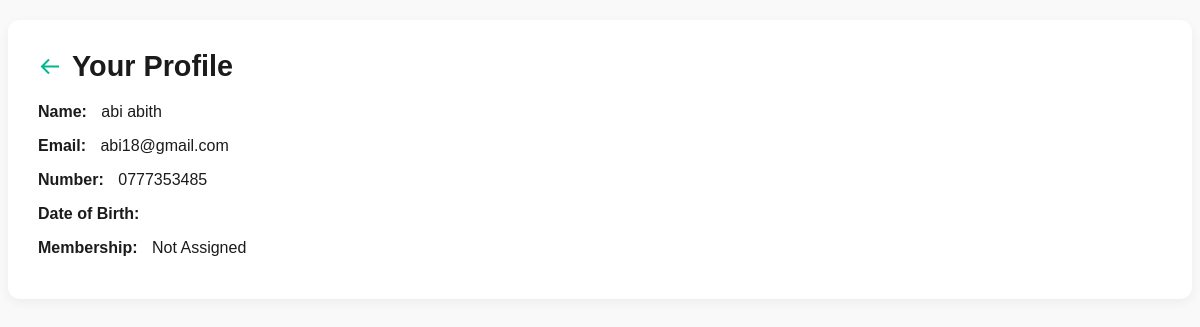
The app's page /view_profile.php (signed in) with its own data.
### tables this page shows
CREATE TABLE `customers` (
  `email` varchar(100) NOT NULL,
  `first_name` text NOT NULL,
  `last_name` text NOT NULL,
  `contact_number` varchar(15) NOT NULL,
  `password` varchar(255) NOT NULL,
  `image_url` text DEFAULT NULL,
  `dob` date DEFAULT NULL,
  `membership` varchar(50) DEFAULT NULL,
  `payment_option` text DEFAULT NULL,
  `membership_start` date DEFAULT NULL,
  `membership_end` date DEFAULT NULL,
  `is_deleted` tinyint(1) DEFAULT 0
);

### view_profile.php (the view, shortened to what this page needs)
<?php
include("dbconfig.php");
$email = $_SESSION['email'];
$userQuery = "
    SELECT c.first_name, c.last_name, c.email, c.contact_number, c.dob, m.name AS membership_name
    FROM customers c
    LEFT JOIN membership_package m ON c.membership = m.mid
    WHERE c.email = '$email'";
$result = $conn->query($userQuery);
if ($result->num_rows > 0) {
    $userRow = $result->fetch_assoc();
} else {
    header("Location: login.php");
    exit;
}
?>
<!DOCTYPE html>
<html lang="en">
<head>
    <link rel="stylesheet" href="datatables_admin_style.css">
    <link href="https://unpkg.com/boxicons@2.1.4/css/boxicons.min.css" rel="stylesheet">
</head>
<body>
    <div class="container">
        <div class="top-bar">
            <i class='bx bx-arrow-back back-arrow' onclick="window.location.href='customer_dashboard.php'"></i>
            <h1>Your Profile</h1>
        </div>
        <div class="profile-info">
            <p><label>Name: </label><span><?php echo $userRow['first_name'] . ' ' . $userRow['last_name']; ?></span></p>
            <p><label>Email: </label><span><?php echo $userRow['email']; ?></span></p>
            <p><label>Number: </label><span><?php echo $userRow['contact_number']; ?></span></p>
            <p><label>Date of Birth: </label><span><?php echo $userRow['dob']; ?></span></p>
            <p><label>Membership: </label><span><?php echo $userRow['membership_name'] ?: 'Not Assigned'; ?></span></p>
        </div>
    </div>
</body>
</html>

### datatables_admin_style.css (style rules this page uses)
:root { --primary-color: #00B78E; --primary-hover: #009b7a; --secondary-color: #004C3F; --text-color: #1B1B1B; --light-bg: #f9f9f9; --card-bg: #ffffff; --accent-red: #e74c3c; --accent-green: #27ae60; --font: 'Poppins', sans-serif; --dark-bg: #121212; --dark-text-color: #f2f2f2; --dark-card-bg: #1e1e1e; --dark-input-bg: #2b2b2b; --dark-border-color: #444; --dark-hover-bg: #2d2d2d; --dark-table-head-bg: #2f2f2f; }
body { font-family: var(--font); background-color: var(--light-bg); color: var(--text-color); transition: background 0.3s ease, color 0.3s ease; }
.container { width: 100%; padding: 30px; background-color: var(--card-bg); border-radius: 12px; box-shadow: 0 4px 12px rgba(0, 0, 0, 0.05); margin: 20px auto; box-sizing: border-box; transition: background 0.3s ease; }
h1, h2 { font-size: 2rem; margin-bottom: 20px; color: var(--text-color); }

### view_profile.php (style rules this page uses)
.top-bar { display: flex; align-items: center; margin-bottom: 20px; }
.back-arrow { font-size: 1.5rem; color: var(--primary-color); margin-right: 10px; cursor: pointer; transition: color 0.3s ease; }
h1 { margin: 0; font-size: 1.8rem; }
.profile-info label { font-weight: bold; margin-right: 10px; }
.profile-info p { margin-bottom: 12px; font-size: 1rem; }

### records on screen
customers: first_name "abi", last_name "abith", email "abi18@gmail.com", contact_number "0777353485"

### other values on screen
$userRow['membership_name'] ?: 'Not Assigned' "Not Assigned"
